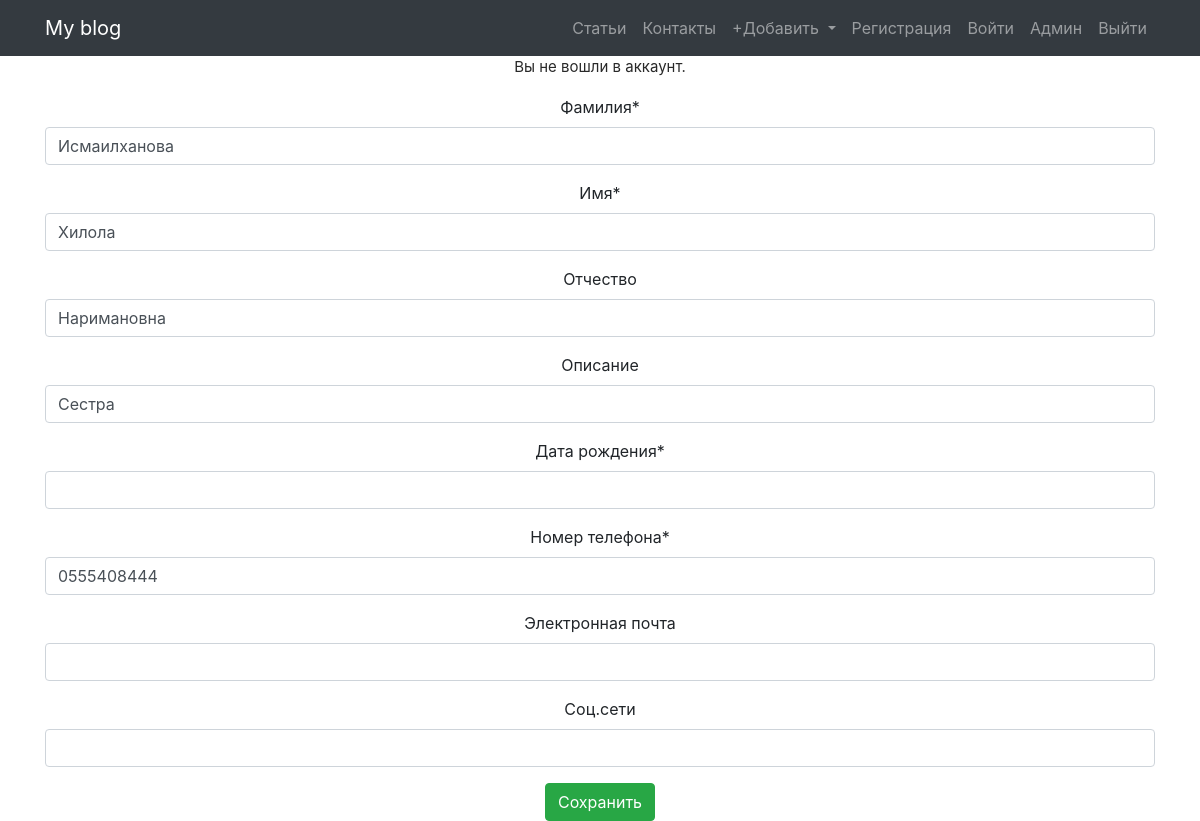
Page /contacts/post/5/edit/ on the committed database.
### contacts/models.py (models this page shows, shortened)
class Contact(models.Model):
    last_name = models.CharField(max_length=30,  verbose_name='Фамилия', blank=False)
    first_name = models.CharField(max_length=20, verbose_name='Имя', blank=False)
    patronymic = models.CharField(max_length=20, verbose_name='Отчество', blank=True)
    description = models.CharField(max_length=100, verbose_name='Описание', blank=True)
    birthday = models.DateField(blank=False, null=True, verbose_name='Дата рождения')
    number = models.CharField(max_length=20, verbose_name='Номер телефона', blank=False)
    email = models.EmailField(max_length=50, verbose_name='Электронная почта', blank=True)
    social_networks = models.CharField(max_length=300, verbose_name='Соц.сети', blank=True)
    class Meta:
        verbose_name = 'Контакт'
        verbose_name_plural = 'Контакты'

### contacts/views.py (the view)
# urls.py: path('post/<int:pk>/edit/', contact_edit, name='contact_edit'),
def contact_edit(request, pk):
    contact = get_object_or_404(Contact, pk=pk)
    if request.method == "POST":
        form = ContactForm(request.POST, instance=contact)
        if form.is_valid():
            contact = form.save(commit=False)
            contact.save()
            return redirect('contact_detail', pk=contact.pk)
    else:
        form = ContactForm(instance=contact)
    return render(request, '../templates/contacts/contact_edit.html', {'form': form})

### contacts/forms.py
class ContactForm (forms.ModelForm):
    class Meta:
        model = Contact
        fields = ('last_name', 'first_name', 'patronymic', 'description', 'birthday', 'number', 'email', 'social_networks')

### contacts/templates/contacts/contact_edit.html (shortened to what this page needs)
{% extends 'blog/base.html' %}
{% load crispy_forms_tags %}
{% block content %}
  <form method="post" novalidate>
    {{ form|crispy }}
    <button type="submit" class="btn btn-success">Сохранить</button>
  </form>
{% endblock %}

### rows in the picture
Contact: last_name "Исмаилханова", first_name "Хилола", patronymic "Наримановна", description "Сестра", number "0555408444"
